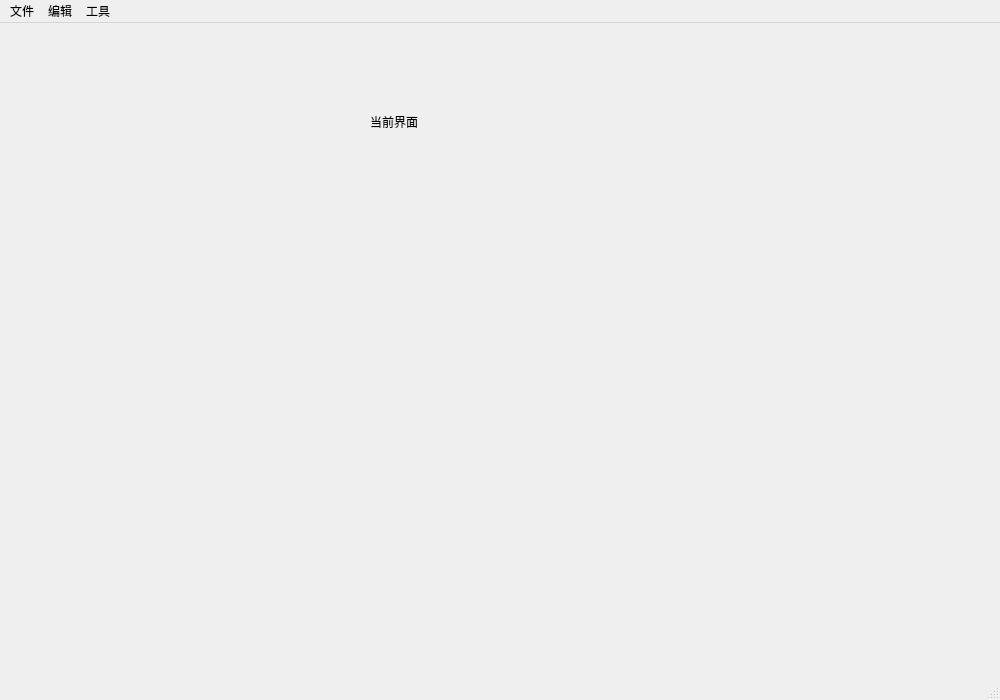
<?xml version="1.0" encoding="UTF-8"?>
<ui version="4.0">
 <class>MainWindow</class>
 <widget class="QMainWindow" name="MainWindow">
  <property name="geometry">
   <rect>
    <x>0</x>
    <y>0</y>
    <width>1000</width>
    <height>700</height>
   </rect>
  </property>
  <property name="windowTitle">
   <string>MainWindow</string>
  </property>
  <property name="styleSheet">
   <string notr="true"/>
  </property>
  <widget class="QWidget" name="centralwidget">
   <property name="styleSheet">
    <string notr="true"/>
   </property>
   <widget class="QWidget" name="combinedWidget" native="true">
    <property name="geometry">
     <rect>
      <x>370</x>
      <y>90</y>
      <width>271</width>
      <height>441</height>
     </rect>
    </property>
    <layout class="QGridLayout" name="gridLayout_2">
     <item row="0" column="0">
      <layout class="QGridLayout" name="gridLayout">
       <item row="0" column="0">
        <widget class="QLabel" name="label">
         <property name="styleSheet">
          <string notr="true"/>
         </property>
         <property name="text">
          <string>当前界面</string>
         </property>
        </widget>
       </item>
       <item row="1" column="0">
        <widget class="QStackedWidget" name="stackedWidget"/>
       </item>
      </layout>
     </item>
    </layout>
   </widget>
  </widget>
  <widget class="QMenuBar" name="menubar">
   <property name="geometry">
    <rect>
     <x>0</x>
     <y>0</y>
     <width>1000</width>
     <height>21</height>
    </rect>
   </property>
   <widget class="QMenu" name="menufile">
    <property name="title">
     <string>文件</string>
    </property>
    <widget class="QMenu" name="menunew">
     <property name="title">
      <string>新建</string>
     </property>
     <addaction name="actiontxt_file"/>
     <addaction name="actionscv_file"/>
    </widget>
    <widget class="QMenu" name="recentFile">
     <property name="title">
      <string>记录</string>
     </property>
    </widget>
    <addaction name="menunew"/>
    <addaction name="recentFile"/>
    <addaction name="actionopen"/>
    <addaction name="actionsave"/>
    <addaction name="actionclose"/>
    <addaction name="actiondownload"/>
   </widget>
   <widget class="QMenu" name="menuaction">
    <property name="title">
     <string>编辑</string>
    </property>
    <addaction name="actionadd"/>
    <addaction name="actiondel_row"/>
    <addaction name="actionsub"/>
    <addaction name="actiondel_col"/>
   </widget>
   <widget class="QMenu" name="menu">
    <property name="title">
     <string>工具</string>
    </property>
    <addaction name="actionshe"/>
   </widget>
   <addaction name="menufile"/>
   <addaction name="menuaction"/>
   <addaction name="menu"/>
  </widget>
  <widget class="QStatusBar" name="statusbar"/>
  <action name="actionopen">
   <property name="icon">
    <iconset resource="../resources/res.qrc">
     <normaloff>:/image/database_go.svg</normaloff>:/image/database_go.svg</iconset>
   </property>
   <property name="text">
    <string>打开</string>
   </property>
   <property name="shortcut">
    <string>Ctrl+O</string>
   </property>
  </action>
  <action name="actionsave">
   <property name="icon">
    <iconset resource="../resources/res.qrc">
     <normaloff>:/image/table_save.svg</normaloff>:/image/table_save.svg</iconset>
   </property>
   <property name="text">
    <string>保存</string>
   </property>
   <property name="shortcut">
    <string>Ctrl+S</string>
   </property>
  </action>
  <action name="actionadd">
   <property name="text">
    <string>添加行</string>
   </property>
  </action>
  <action name="actionsub">
   <property name="text">
    <string>添加列</string>
   </property>
  </action>
  <action name="actionclose">
   <property name="icon">
    <iconset resource="../resources/res.qrc">
     <normaloff>:/image/cross.svg</normaloff>:/image/cross.svg</iconset>
   </property>
   <property name="text">
    <string>关闭</string>
   </property>
   <property name="shortcut">
    <string>Ctrl+W</string>
   </property>
  </action>
  <action name="actiondownload">
   <property name="icon">
    <iconset resource="../resources/res.qrc">
     <normaloff>:/image/arrow_refresh_small.svg</normaloff>:/image/arrow_refresh_small.svg</iconset>
   </property>
   <property name="text">
    <string>下载</string>
   </property>
   <property name="shortcut">
    <string>Ctrl+D</string>
   </property>
  </action>
  <action name="actiontxt_file">
   <property name="text">
    <string>txt文件</string>
   </property>
   <property name="shortcut">
    <string>Ctrl+N, Ctrl+T</string>
   </property>
  </action>
  <action name="actionscv_file">
   <property name="text">
    <string>scv文件</string>
   </property>
   <property name="shortcut">
    <string>Ctrl+N, Ctrl+C</string>
   </property>
  </action>
  <action name="actiondel_row">
   <property name="text">
    <string>删除行</string>
   </property>
  </action>
  <action name="actiondel_col">
   <property name="text">
    <string>删除列</string>
   </property>
  </action>
  <action name="actionshe">
   <property name="text">
    <string>设置</string>
   </property>
  </action>
 </widget>
 <resources>
  <include location="../resources/res.qrc"/>
 </resources>
 <connections/>
</ui>
